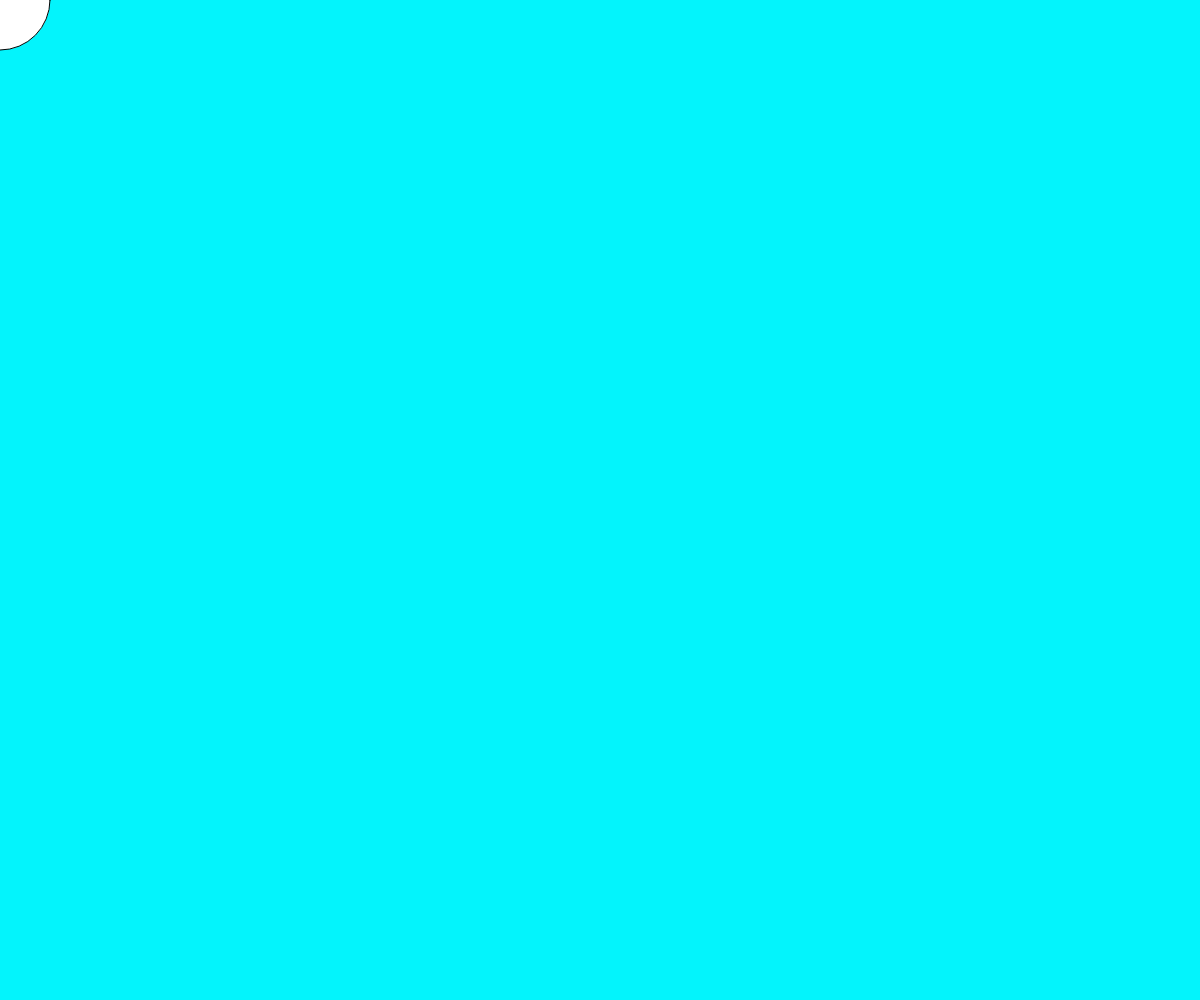
Frame 1 (no input)
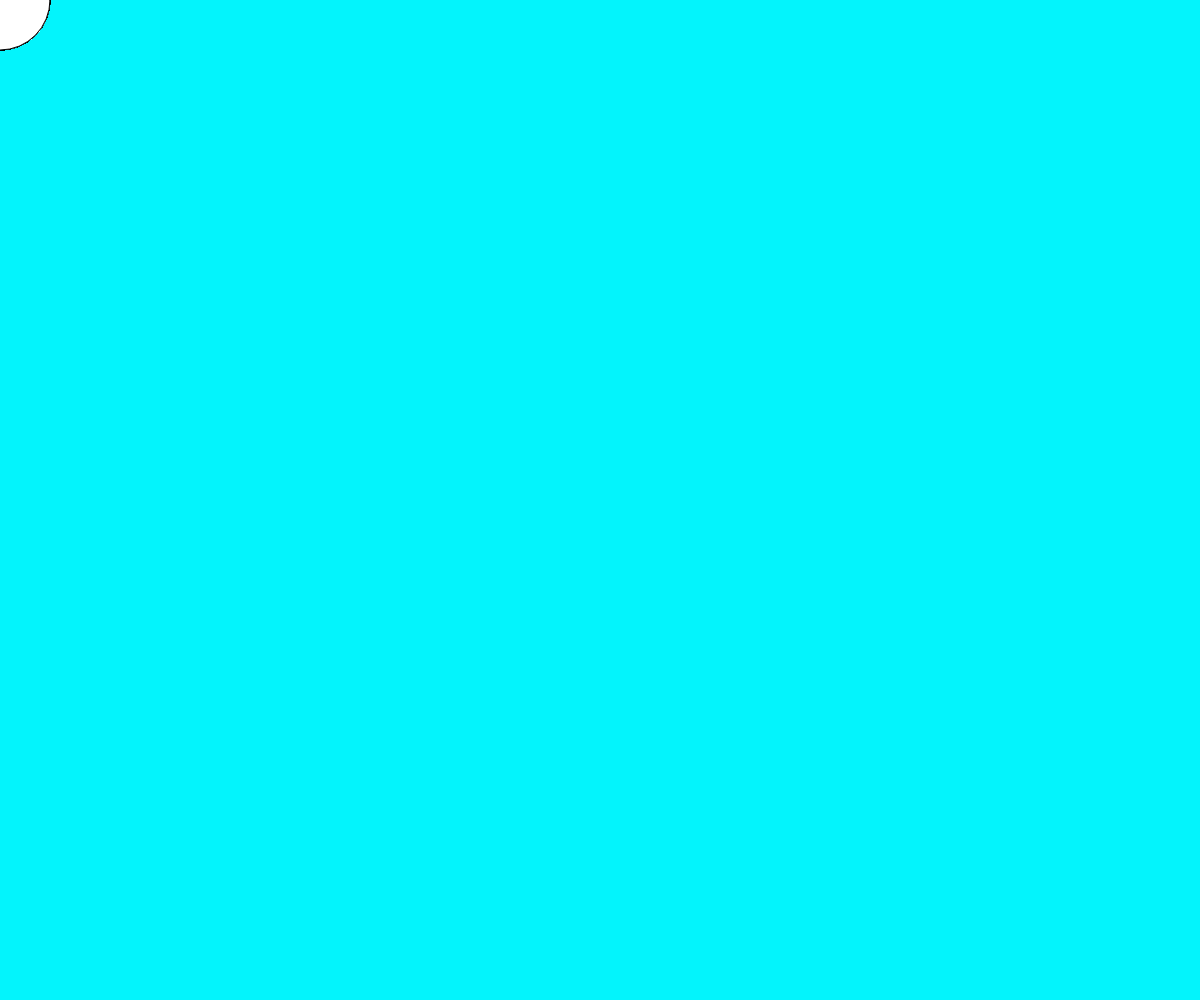
Frame 60 (no input)
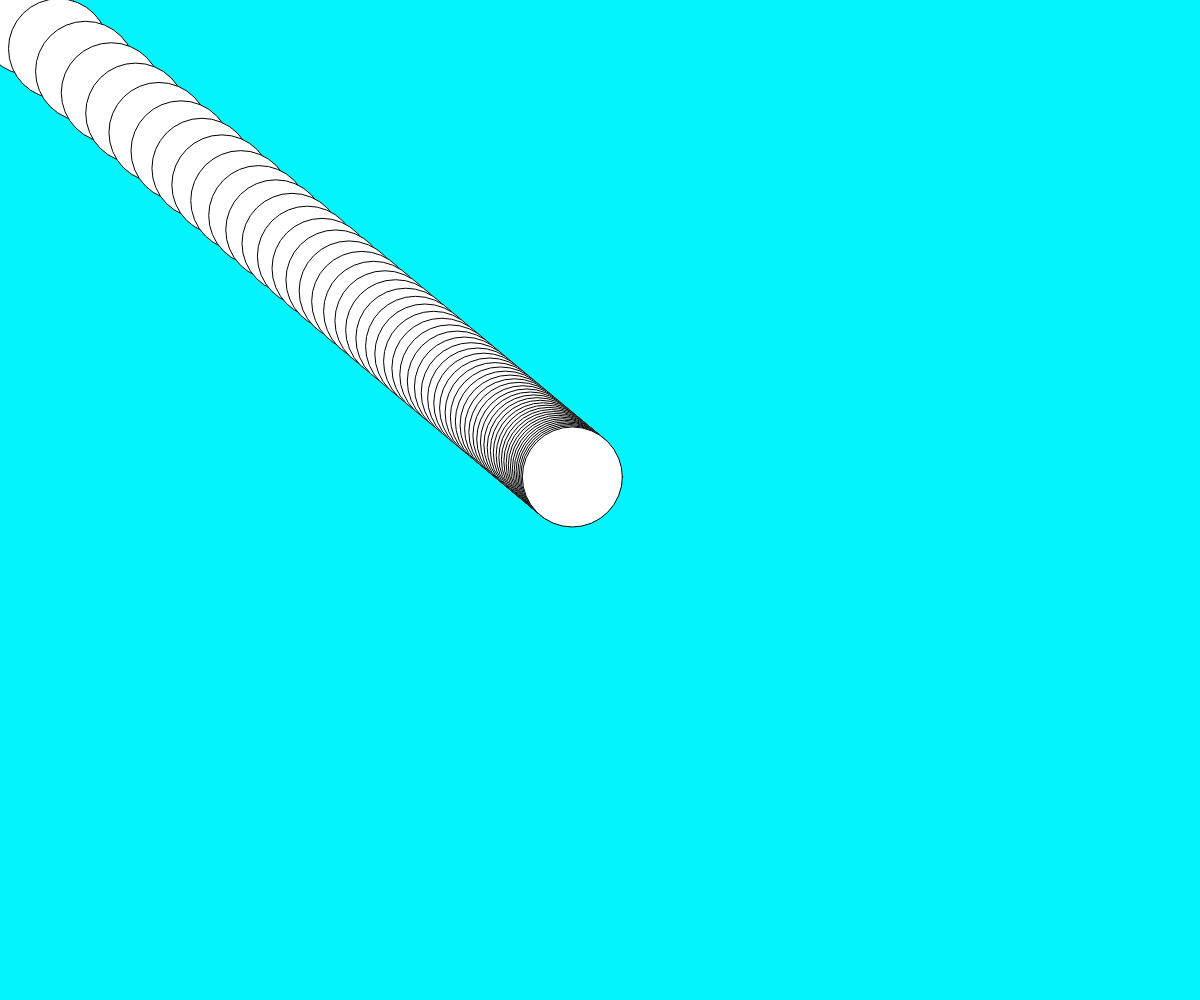
Frame 120 (the mouse pressed at the canvas centre since frame 60)

The p5.js sketch that drew these frames (run headless with seeded random() and noise() and a simulated clock; from frame 60 on, the mouse is pressed at the canvas centre):

// p5.js sketch
// ── sketch.js
let x = 0;
let y = 0;
let easing = 0.05;

function setup() {
    createCanvas(windowWidth, windowHeight);
    background(3, 244, 252);
}

function draw() {
    let targetX = mouseX;
    x += (targetX - x) * easing;
    
    let targetY = mouseY;
    y += (targetY - y) * easing;
    ellipse(x, y, 100);
}

function windowResized() {
    resizeCanvas(windowWidth, windowHeight);
}
